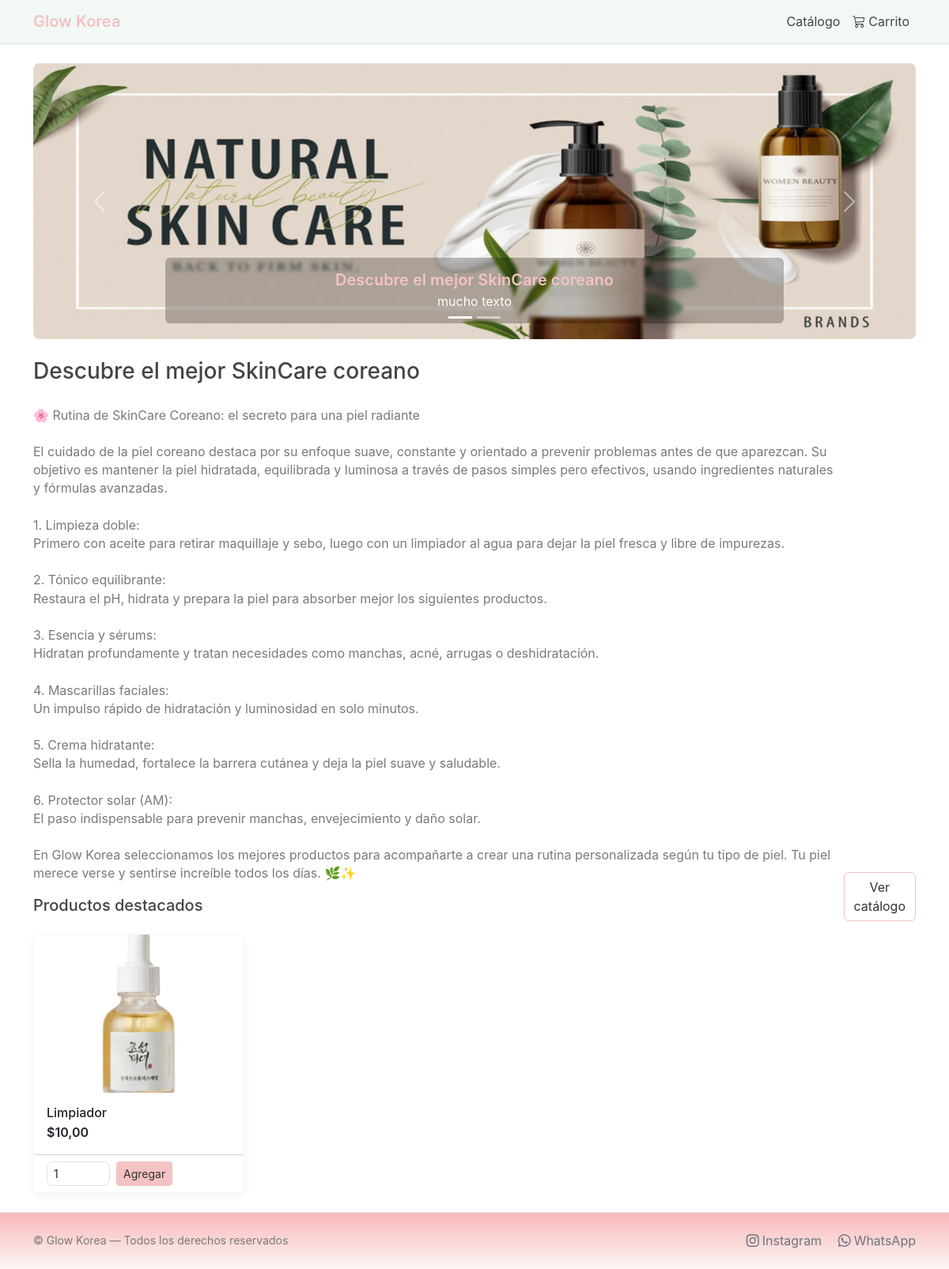
The page / on the database its author committed.
### catalogo/models.py (models this page shows, shortened)
class Banner(models.Model):
    imagen = models.ImageField(upload_to="home_banners/")
    titulo = models.CharField(max_length=120, blank=True)
    texto = models.CharField(max_length=220, blank=True)
    orden = models.PositiveIntegerField(default=0)
    activo = models.BooleanField(default=True)
    class Meta:
        ordering = ["orden"]

class HomeConfig(models.Model):
    titulo = models.CharField(max_length=120, default="Descubre el mejor SkinCare coreano")
    subtitulo = models.TextField(blank=True, default="Rutinas para cada tipo de piel")
    mostrar_destacados = models.BooleanField(default=True)
    cantidad_destacados = models.PositiveIntegerField(default=8)
    class Meta:
        verbose_name = "Configuración del Home"
        verbose_name_plural = "Configuración del Home"

class Producto(models.Model):
    categoria = models.ForeignKey(Categoria, on_delete=models.PROTECT)
    marca = models.ForeignKey(Marca, on_delete=models.SET_NULL, null=True, blank=True)
    nombre = models.CharField(max_length=140)
    slug = models.SlugField(max_length=160, unique=True)
    descripcion = models.TextField(blank=True)
    precio = models.DecimalField(max_digits=8, decimal_places=2)
    stock = models.PositiveIntegerField(default=0)
    activo = models.BooleanField(default=True)
    destacado = models.BooleanField(default=False)
    sku = models.CharField(max_length=40, blank=True)
    created_at = models.DateTimeField(auto_now_add=True)

class ProductoImagen(models.Model):
    producto = models.ForeignKey(Producto, on_delete=models.CASCADE, related_name="imagenes")
    imagen = models.ImageField(upload_to=producto_image_path)
    alt_text = models.CharField(max_length=140, blank=True)
    orden = models.PositiveIntegerField(default=0)
    MAX_SIZE = (1080, 1080)
    MAX_BYTES = 300 * 1024  # 300 KB

### catalogo/views.py (the view)
# urls.py: path("", views.home, name="home"),
def home(request):
    cfg = HomeConfig.objects.first()
    banners = Banner.objects.filter(activo=True)
    productos = []
    if not cfg or cfg.mostrar_destacados:
        cant = cfg.cantidad_destacados if cfg else 8
        productos = (Producto.objects
                     .filter(activo=True, destacado=True)
                     .order_by("-created_at")[:cant])
    return render(request, "home.html", {
        "cfg": cfg,
        "banners": banners,
        "productos": productos
    })

### core/context_processors.py (called while the page is built)
def cart_context(request):
    cart = request.session.get("cart", {"items": []})
    try:
        qty = sum(int(i.get("cantidad", 1)) for i in cart.get("items", []))
    except Exception:
        qty = 0
    return {"cart_count": qty}

### templates/home.html (shortened to what this page needs)
{% extends "base.html" %}
{% load humanize %}
{% block content %}
{% if banners %}
<div id="homeCarousel" class="carousel slide mb-4" data-bs-ride="carousel">
  <div class="carousel-indicators">
    {% for b in banners %}
      <button
        type="button"
        data-bs-target="#homeCarousel"
        data-bs-slide-to="{{ forloop.counter0 }}"
        class="{% if forloop.first %}active{% endif %}"
        aria-current="{% if forloop.first %}true{% else %}false{% endif %}">
      </button>
    {% endfor %}
  </div>
  <div class="carousel-inner rounded-3 overflow-hidden">
    {% for b in banners %}
      <div class="carousel-item {% if forloop.first %}active{% endif %}">
        <img src="{{ b.imagen.url }}"
             class="d-block w-100 carousel-img"
             style="max-height:420px; object-fit:cover;"
             alt="{{ b.titulo|default:'Banner' }}">
        {% if b.titulo or b.texto %}
        <div class="carousel-caption d-none d-md-block rounded-2 p-3">
          {% if b.titulo %}<h5 class="mb-1">{{ b.titulo }}</h5>{% endif %}
          {% if b.texto %}<p class="mb-0">{{ b.texto }}</p>{% endif %}
        </div>
        {% endif %}
      </div>
    {% endfor %}
  </div>
  <button class="carousel-control-prev" type="button" data-bs-target="#homeCarousel" data-bs-slide="prev">
    <span class="carousel-control-prev-icon"></span>
  </button>
  <button class="carousel-control-next" type="button" data-bs-target="#homeCarousel" data-bs-slide="next">
    <span class="carousel-control-next-icon"></span>
  </button>
</div>
{% endif %}
<div class="d-flex align-items-end justify-content-between mb-3">
  <div>
    <h1 class="h3 mb-1">{{ cfg.titulo|default:"Descubre el mejor SkinCare coreano" }}</h1>
    {% if cfg and cfg.subtitulo %}
      <p class="text-muted mb-0" style="white-space: pre-line;">
        {{ cfg.subtitulo }}
      </p>
    {% endif %}
    <h2 class="h5 mt-3">Productos destacados</h2>
  </div>
  <a href="{% url 'catalogo' %}" class="btn btn-outline-dark">Ver catálogo</a>
</div>
<div class="row g-3">
  {% for p in productos %}
  <div class="col-6 col-md-4 col-lg-3">
    <div class="card h-100">
      {% with img=p.imagenes.all.0 %}
        {% if img %}
        <a href="{% url 'producto_detalle' p.slug %}">
          <img src="{{ img.imagen.url }}"
               class="card-img-top"
               alt="{{ img.alt_text|default:p.nombre }}"
               style="height:200px; object-fit:cover;">
        </a>
        {% else %}
        <div class="card-img-top d-flex align-items-center justify-content-center bg-light"
             style="height:200px;">
          <span class="text-muted small">Sin imagen</span>
        </div>
        {% endif %}
      {% endwith %}
      <div class="card-body">
        <h3 class="h6 card-title mb-1">
          <a href="{% url 'producto_detalle' p.slug %}" class="link-dark text-decoration-none">
            {{ p.nombre }}
          </a>
        </h3>
        <div class="fw-semibold">${{ p.precio|floatformat:2 }}</div>
      </div>
      <div class="card-footer bg-white">
        {% if p.stock > 0 %}
        <form method="post" action="{% url 'carrito_agregar' %}" class="d-flex gap-2">
          <input type="number"
                 name="cantidad"
                 value="1"
                 min="1"
                 max="{{ p.stock }}"
                 class="form-control form-control-sm"
                 style="max-width:80px;">
          <button class="btn btn-sm btn-primary" type="submit">Agregar</button>
        </form>
        {% else %}
        <span class="badge text-bg-secondary">Sin stock</span>
        {% endif %}
      </div>
    </div>
  </div>
  {% empty %}
  <div class="col">
    <div class="alert alert-info">No hay productos destacados por ahora.</div>
  </div>
  {% endfor %}
</div>
{% endblock %}

### templates/base.html (shortened to what this page needs)
<!doctype html>
<html lang="es">
<head>
  {% load static %}
  <link href="https://cdn.jsdelivr.net/npm/bootstrap@5.3.3/dist/css/bootstrap.min.css" rel="stylesheet">
  <link href="https://cdn.jsdelivr.net/npm/bootstrap-icons@1.11.3/font/bootstrap-icons.css" rel="stylesheet">
  <link rel="stylesheet" href="{% static 'styles.css' %}?v=3">
</head>
<body class="d-flex flex-column min-vh-100">
  <nav class="navbar navbar-expand-lg navbar-light border-bottom">
    <div class="container">
      <a class="navbar-brand fw-semibold" href="{% url 'home' %}">Glow Korea</a>
      <div class="collapse navbar-collapse" id="mainNav">
        <ul class="navbar-nav ms-auto">
          <li class="nav-item"><a class="nav-link" href="{% url 'catalogo' %}">Catálogo</a></li>
          <li class="nav-item">
            <a class="nav-link position-relative" href="{% url 'carrito' %}">
              <i class="bi bi-cart3 me-1"></i>Carrito
            </a>
          </li>
        </ul>
      </div>
    </div>
  </nav>
  <main class="flex-grow-1">
    <div class="container py-4">
      {% block content %}{% endblock %}
    </div>
  </main>
  <footer class="mt-auto border-top">
    <div class="container py-4">
      <div class="row align-items-center gy-2">
        <div class="col-md-6 text-center text-md-start small text-muted">
          © {{ now|date:"Y" }} Glow Korea — Todos los derechos reservados
        </div>
        <div class="col-md-6 text-center text-md-end">
          <a href="{{ instagram_url|default:'#' }}" class="link-secondary me-3">
            <i class="bi bi-instagram me-1"></i>Instagram
          </a>
          <a href="{{ whatsapp_url|default:'#' }}" class="link-secondary">
            <i class="bi bi-whatsapp me-1"></i>WhatsApp
          </a>
        </div>
      </div>
    </div>
  </footer>
</body>
</html>

### static/styles.css (style rules this page uses)
:root { --palo-rosa: #f4c2c2; --palo-rosa-strong: #f7b8b8; --verde-menta: #c5e3d8; --bg: #ffffff; --text: #444; --muted: #7a7a7a; --radius: 10px; --card-shadow: 0 4px 12px rgba(0, 0, 0, .05); }
* { box-sizing: border-box }
html, body { height: 100% }
body { font-family: Inter, system-ui, -apple-system, Segoe UI, Roboto, Helvetica Neue, Arial, sans-serif; background: var(--bg); color: var(--text); -webkit-font-smoothing: antialiased; -moz-osx-font-smoothing: grayscale; line-height: 1.45; }
h1, h2, h3, h4, h5, h6 { color: var(--palo-rosa); font-weight: 600; margin: 0 0 .5rem }
.navbar { background-color: rgba(197, 227, 216, .25) !important; backdrop-filter: saturate(120%) contrast(101%); }
.navbar .navbar-brand { color: var(--palo-rosa) !important; font-weight: 700 }
.navbar .nav-link { color: var(--text) }
.btn-primary, .btn-dark { background-color: var(--palo-rosa) !important; border-color: var(--palo-rosa) !important; color: #333 !important; }
.btn-outline-dark { border-color: var(--palo-rosa) !important; color: #333 !important; }
.form-control, .form-select { border-radius: 8px }
.card { border-radius: var(--radius); border: 1px solid rgba(0, 0, 0, .03); box-shadow: var(--card-shadow); }
.card-title a { color: var(--text); text-decoration: none }
.carousel-caption { background: rgba(0, 0, 0, .25); backdrop-filter: saturate(120%) blur(2px); border-radius: 12px; padding: .75rem 1rem; }
footer { background: linear-gradient(180deg, var(--palo-rosa-strong), rgba(244, 194, 194, .15)) !important; border-top: 1px solid rgba(0, 0, 0, .05) !important; }
footer a { color: var(--palo-rosa); text-decoration: none }
.text-muted { color: var(--muted) !important }

### rows shown on the page
Banner: imagen (picture), titulo "Descubre el mejor SkinCare coreano", texto "mucho texto"
HomeConfig: titulo "Descubre el mejor SkinCare coreano", subtitulo "🌸 Rutina de SkinCare Coreano: el secreto para una piel radiante El cuidado de la piel coreano destaca por su enfoque suave, constante y orientado a prevenir problemas antes de que aparezcan. Su objetivo es mantener la piel hidratada, equilibrada y luminosa a través de pasos simples pero efectivos, usando ingredientes naturales y fórmulas avanzadas. 1. Limpieza doble: Primero con aceite para retirar maquillaje y sebo, luego con un limpiador al agua para dejar la piel fresca y libre de impurezas. 2. Tónico equilibrante: Restaura el pH, hidrata y prepara la piel para absorber mejor los siguientes productos. 3. Esencia y sérums: Hidratan profundamente y tratan necesidades como manchas, acné,…"
Producto: imagenes.all.0.imagen (picture), nombre "Limpiador", precio "10,00"
